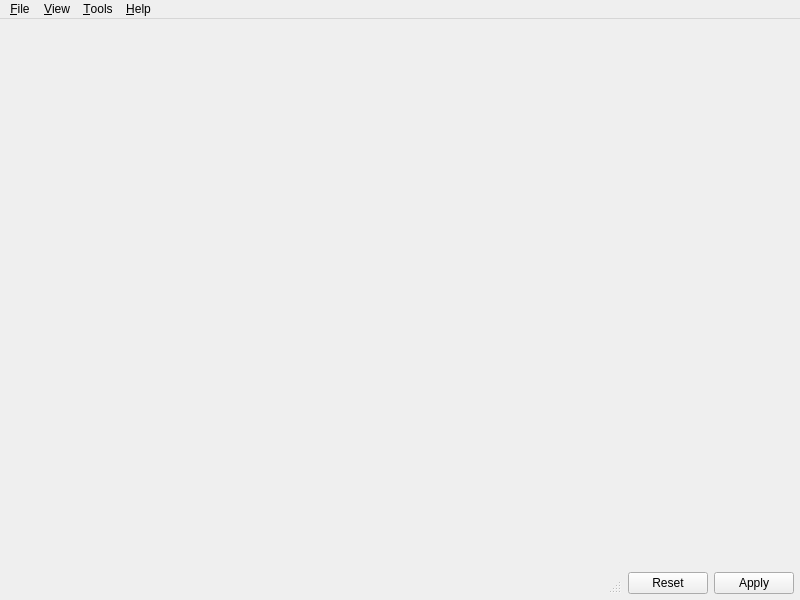
<?xml version="1.0" encoding="UTF-8"?>
<ui version="4.0">
 <class>alt::MainWindow</class>
 <widget class="QMainWindow" name="alt::MainWindow">
  <property name="geometry">
   <rect>
    <x>0</x>
    <y>0</y>
    <width>800</width>
    <height>600</height>
   </rect>
  </property>
  <property name="sizePolicy">
   <sizepolicy hsizetype="Minimum" vsizetype="Minimum">
    <horstretch>0</horstretch>
    <verstretch>0</verstretch>
   </sizepolicy>
  </property>
  <property name="minimumSize">
   <size>
    <width>200</width>
    <height>200</height>
   </size>
  </property>
  <property name="windowTitle">
   <string>ALT Components</string>
  </property>
  <widget class="QWidget" name="centralwidget">
   <property name="sizePolicy">
    <sizepolicy hsizetype="Minimum" vsizetype="Minimum">
     <horstretch>10</horstretch>
     <verstretch>10</verstretch>
    </sizepolicy>
   </property>
   <layout class="QVBoxLayout" name="verticalLayout_2">
    <property name="spacing">
     <number>6</number>
    </property>
    <property name="leftMargin">
     <number>6</number>
    </property>
    <property name="topMargin">
     <number>6</number>
    </property>
    <property name="rightMargin">
     <number>6</number>
    </property>
    <property name="bottomMargin">
     <number>6</number>
    </property>
    <item>
     <widget class="alt::ComponentsWidget" name="componentsWidget" native="true">
      <property name="sizePolicy">
       <sizepolicy hsizetype="MinimumExpanding" vsizetype="MinimumExpanding">
        <horstretch>0</horstretch>
        <verstretch>0</verstretch>
       </sizepolicy>
      </property>
     </widget>
    </item>
    <item>
     <layout class="QHBoxLayout" name="horizontalLayout">
      <property name="leftMargin">
       <number>0</number>
      </property>
      <property name="topMargin">
       <number>0</number>
      </property>
      <property name="rightMargin">
       <number>0</number>
      </property>
      <property name="bottomMargin">
       <number>0</number>
      </property>
      <item>
       <widget class="alt::MainStatusBar" name="statusbar"/>
      </item>
      <item>
       <widget class="QPushButton" name="resetPushButton">
        <property name="text">
         <string>Reset</string>
        </property>
        <property name="icon">
         <iconset theme="QIcon::ThemeIcon::EditUndo"/>
        </property>
       </widget>
      </item>
      <item>
       <widget class="QPushButton" name="applyPushButton">
        <property name="text">
         <string>Apply</string>
        </property>
        <property name="icon">
         <iconset theme="emblem-default"/>
        </property>
       </widget>
      </item>
     </layout>
    </item>
   </layout>
  </widget>
  <widget class="QMenuBar" name="menuBar">
   <property name="geometry">
    <rect>
     <x>0</x>
     <y>0</y>
     <width>800</width>
     <height>24</height>
    </rect>
   </property>
   <widget class="QMenu" name="viewMenu">
    <property name="title">
     <string>&amp;View</string>
    </property>
    <widget class="QMenu" name="languageMenu">
     <property name="title">
      <string>&amp;Language</string>
     </property>
    </widget>
    <widget class="QMenu" name="viewModeMenu">
     <property name="title">
      <string>&amp;View mode</string>
     </property>
     <addaction name="actionBySections"/>
     <addaction name="actionByTags"/>
     <addaction name="actionPlain"/>
     <addaction name="separator"/>
     <addaction name="actionNames_and_IDs"/>
     <addaction name="actionNames_only"/>
     <addaction name="actionIDs_only"/>
    </widget>
    <widget class="QMenu" name="editorLayoutMenu">
     <property name="title">
      <string>&amp;Editor layout</string>
     </property>
     <addaction name="actionContent"/>
    </widget>
    <addaction name="viewModeMenu"/>
    <addaction name="languageMenu"/>
    <addaction name="editorLayoutMenu"/>
   </widget>
   <widget class="QMenu" name="helpMenu">
    <property name="title">
     <string>&amp;Help</string>
    </property>
    <addaction name="manualAction"/>
    <addaction name="aboutAction"/>
   </widget>
   <widget class="QMenu" name="menu_Tools">
    <property name="title">
     <string>&amp;Tools</string>
    </property>
    <widget class="QMenu" name="menu_System">
     <property name="title">
      <string>&amp;System</string>
     </property>
     <addaction name="actionDisable_deletion_base_components"/>
     <addaction name="actionDisable_the_removal_of_packages_installed_manually"/>
    </widget>
    <addaction name="menu_System"/>
    <addaction name="action_Show_logs"/>
    <addaction name="actionShow_drafts"/>
   </widget>
   <widget class="QMenu" name="menuFile">
    <property name="title">
     <string>&amp;File</string>
    </property>
    <addaction name="actionReload_components"/>
    <addaction name="separator"/>
    <addaction name="actionQuit"/>
   </widget>
   <addaction name="menuFile"/>
   <addaction name="viewMenu"/>
   <addaction name="menu_Tools"/>
   <addaction name="helpMenu"/>
  </widget>
  <action name="manualAction">
   <property name="text">
    <string>&amp;Manual</string>
   </property>
  </action>
  <action name="aboutAction">
   <property name="text">
    <string>&amp;About</string>
   </property>
  </action>
  <action name="action_Show_logs">
   <property name="text">
    <string>&amp;Show logs</string>
   </property>
  </action>
  <action name="actionReload_components">
   <property name="text">
    <string>&amp;Reload components</string>
   </property>
   <property name="shortcut">
    <string>Ctrl+R</string>
   </property>
  </action>
  <action name="actionShow_drafts">
   <property name="checkable">
    <bool>true</bool>
   </property>
   <property name="text">
    <string>&amp;Show drafts</string>
   </property>
  </action>
  <action name="actionQuit">
   <property name="text">
    <string>&amp;Quit</string>
   </property>
   <property name="shortcut">
    <string>Ctrl+Q</string>
   </property>
  </action>
  <action name="actionBySections">
   <property name="checkable">
    <bool>true</bool>
   </property>
   <property name="text">
    <string>&amp;By sections</string>
   </property>
  </action>
  <action name="actionByTags">
   <property name="checkable">
    <bool>true</bool>
   </property>
   <property name="text">
    <string>&amp;By tags</string>
   </property>
  </action>
  <action name="actionPlain">
   <property name="checkable">
    <bool>true</bool>
   </property>
   <property name="text">
    <string>&amp;Plain</string>
   </property>
  </action>
  <action name="actionContent">
   <property name="checkable">
    <bool>true</bool>
   </property>
   <property name="checked">
    <bool>true</bool>
   </property>
   <property name="enabled">
    <bool>true</bool>
   </property>
   <property name="text">
    <string>Content panel</string>
   </property>
  </action>
  <action name="actionDisable_deletion_base_components">
   <property name="checkable">
    <bool>true</bool>
   </property>
   <property name="checked">
    <bool>true</bool>
   </property>
   <property name="text">
    <string>Disable the removal of basic components</string>
   </property>
  </action>
  <action name="actionDisable_the_removal_of_packages_installed_manually">
   <property name="checkable">
    <bool>true</bool>
   </property>
   <property name="checked">
    <bool>true</bool>
   </property>
   <property name="text">
    <string>Disable the removal of packages installed manually</string>
   </property>
  </action>
  <action name="actionNames_and_IDs">
   <property name="checkable">
    <bool>true</bool>
   </property>
   <property name="text">
    <string>&amp;Names and IDs</string>
   </property>
  </action>
  <action name="actionNames_only">
   <property name="checkable">
    <bool>true</bool>
   </property>
   <property name="text">
    <string>&amp;Names only</string>
   </property>
  </action>
  <action name="actionIDs_only">
   <property name="checkable">
    <bool>true</bool>
   </property>
   <property name="text">
    <string>&amp;IDs only</string>
   </property>
  </action>
 </widget>
 <customwidgets>
  <customwidget>
   <class>alt::ComponentsWidget</class>
   <extends>QWidget</extends>
   <header location="global">ui/componentswidget/componentswidget.h</header>
   <container>1</container>
  </customwidget>
  <customwidget>
   <class>alt::MainStatusBar</class>
   <extends>QStatusBar</extends>
   <header location="global">ui/statusbar/mainstatusbar.h</header>
   <container>1</container>
  </customwidget>
 </customwidgets>
 <resources/>
 <connections/>
</ui>
